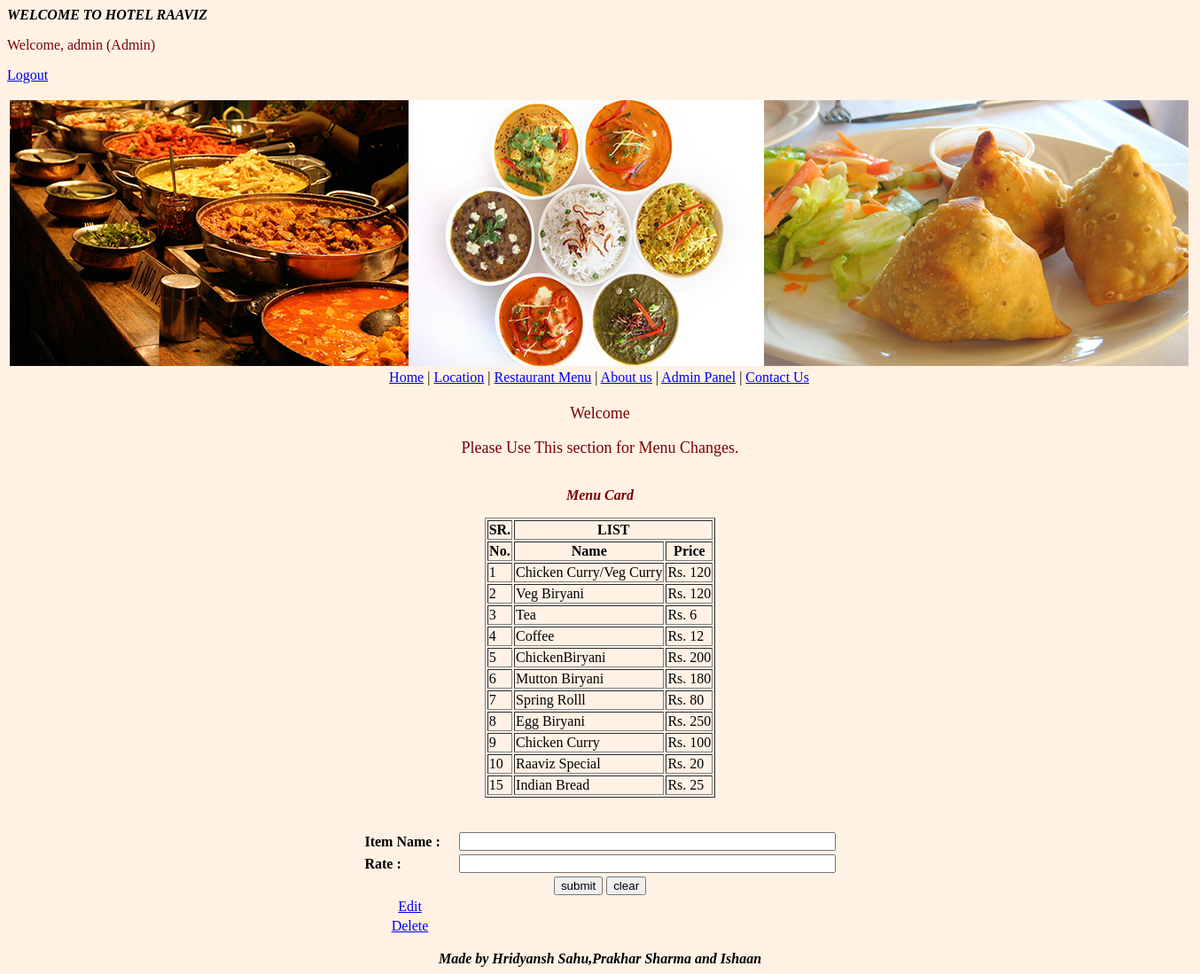
Screenshot of /reservation.php (signed in) with the database file from the repository.
### tables this page shows
CREATE TABLE IF NOT EXISTS `menu` (
`id` int(11) NOT NULL,
  `item_name` varchar(50) NOT NULL,
  `item_price` int(11) NOT NULL
);

### reservation.php (the view, shortened to what this page needs)
<html>
<head>
	<link rel="stylesheet" href="style.css" />
</head>
<?php
	include "index.php";
?>
<div id="center">
	<p>Welcome</p>
	<p>Please Use This section for Menu Changes.</p>
</div>
<?php
	include "connection.php";
	$stmt="select * from menu";
	$rowset= $conn->query($stmt);
	echo "<center>";
	echo "<table border=1>";
	echo "<caption><p><b><i>Menu Card</i></b></p></caption>";
	echo "<tr><th>SR.</th><th colspan=2>LIST</th></tr>";
	echo "<tr><th>No.</th><th>Name</th><th>Price</th></tr>";
	while($result=mysqli_fetch_array($rowset))
	{
		echo "<tr>";
		echo "<td>".$result['id']."</td>";
		echo "<td>".$result[1]."</td>";
		echo "<td>Rs. ".$result[2]."</td>";
		echo "</tr>";
	}
	echo "</table>";
?>
<br><br>
<form action="addmenu.php" method="POST" name="f2">
<table class="table3" align="center">
<tr>
	<th align=left>Item Name 		:</th>
	<td colspan=4><input type=text name="itmname" size=50></td>
</tr>
<tr>
	<th align=left>Rate		:</th>
	<td colspan=4><input type="text" name="itmrate" size=50></td>
</tr>
<tr>
	<td colspan=2 align=center><input type=button name=s1 value="submit" onClick="checkout1()">
	<input type=reset name=s3 value="clear"></td>
</tr>
<tr align=center>
	<td><a href=edmenu.php>Edit</a></td>
</tr>
<tr align=center>
	<td><a href=delmenu.php>Delete</a></td>
</tr>
</table>
</form>
<marquee behavior=alternate><b><i>Made by Hridyansh Sahu,Prakhar Sharma and Ishaan</i></b></marquee>
</body>
</html>

### style.css (style rules this page uses)
body { background-color: #fff2e5; }
th { color:"white";background-color:"chocolate" }
td { color:"purple"; }
body #center { text-align: center; color: chocolate; font-size: 18; }
.table3 { border: 0; }
p { color: #7c0000; }

### rows the page displays
menu: id "1", item_name "Chicken Curry/Veg Curry", item_price "120"
menu: id "2", item_name "Veg Biryani", item_price "120"
menu: id "3", item_name "Tea", item_price "6"
menu: id "4", item_name "Coffee", item_price "12"
menu: id "5", item_name "ChickenBiryani", item_price "200"
menu: id "6", item_name "Mutton Biryani", item_price "180"
menu: id "7", item_name "Spring Rolll", item_price "80"
menu: id "8", item_name "Egg Biryani", item_price "250"
menu: id "9", item_name "Chicken Curry", item_price "100"
menu: id "10", item_name "Raaviz Special", item_price "20"
menu: id "15", item_name "Indian Bread", item_price "25"

### other values shown
$username "admin"
